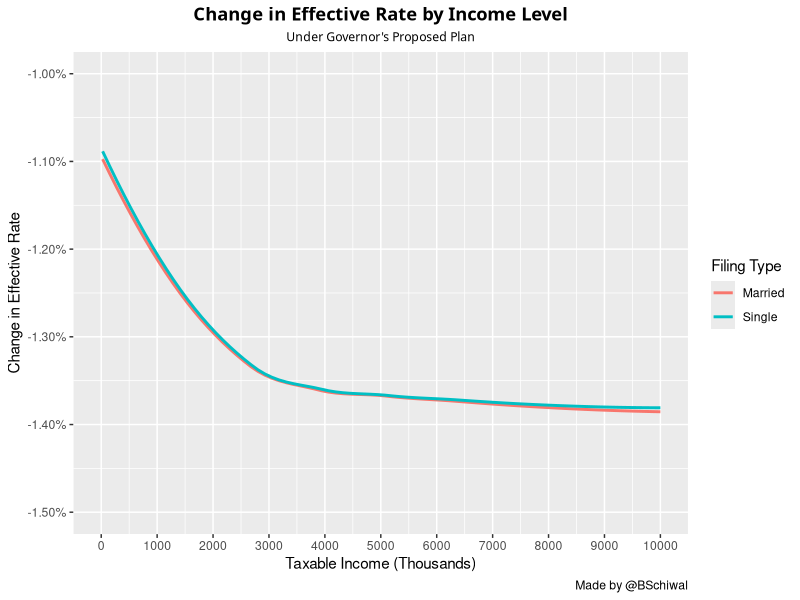
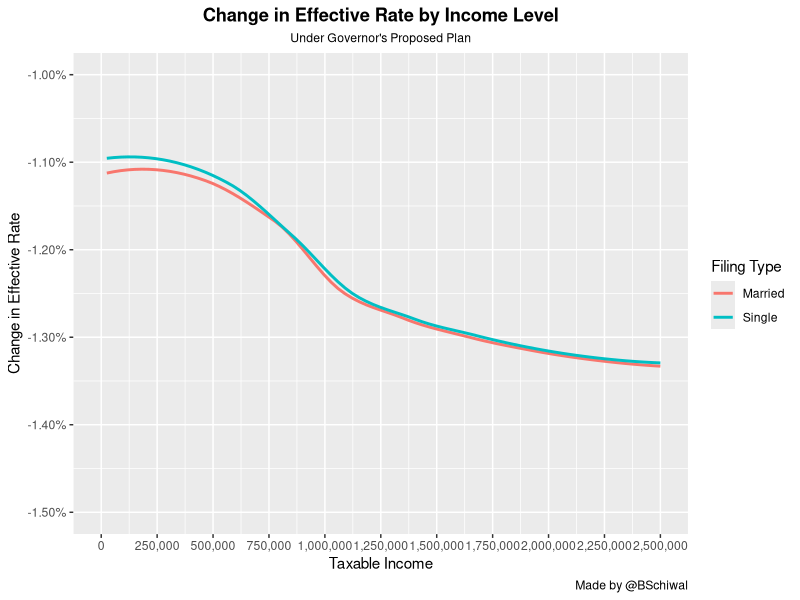

Write the R code that produced these figures, in order.
### This project serves to provide a basic analysis of the proposed ND tax rate changes 

require(tidyverse)
### Build Rate Table 


##New Rate Schedule###
sglnewmin<-c(0,54725)
sglnewmax<-c(54725,9999999999)
sglnewrate<-c(0,.015)
mfjnewmin<-c(0,95600)
mfjnewmax<-format(c(95600,9999999999), scientific = FALSE)
mfjnewrate<-c(0,.015)

###Current Rate Schedule####
sglcurmin<-c(0,40525,98100,204675,445000)
sglcurmax<-c(40525,98100,204675,445000,9999999999)
sglcurrate<-c(0.011,.0204,0.0227,0.0264,.0290)
mfjcurmin<-c(0,67700,163550,249150,445000)
mfjcurmax<-c(67700,163550,249150,445000,9999999999)
mfjcurrate<-c(0.011,.0204,0.0227,0.0264,.0290)

###Combine into Data Frames###
sglnew<-data_frame(xmin=sglnewmin,xmax=sglnewmax,xrate=sglnewrate)
mfjnew<-data_frame(xmin=mfjnewmin,xmax=mfjnewmax,xrate=mfjnewrate)
sglcur<-data_frame(xmin=sglcurmin,xmax=sglcurmax,xrate=sglcurrate)
mfjcur<-data_frame(xmin=mfjcurmin,xmax=mfjcurmax,xrate=mfjcurrate)
rm(sglnewmax,sglnewmin,sglnewrate,mfjnewmax,mfjnewmin,mfjnewrate,sglcurmax,sglcurmin,sglcurrate,mfjcurmax,mfjcurmin,mfjcurrate)



income<-seq(0,10000000,25000)
#income<-50000

tax<- function(inc, brackets, rates) {
  nbrackets<- length(brackets)
  if(inc<=brackets[1])
    return(0)
  
  i<-2
  cumtax<-0
  while(i <=nbrackets){
    if(inc>brackets[i-1]&& inc <brackets[i])
      return(cumtax + rates[i-1]*(inc-brackets[i-1]))
    else
      cumtax<-cumtax+rates[i-1]*(brackets[i]-brackets[i-1])
    i<- i+1
  }
  
  cumtax +rates[nbrackets]*(inc - brackets[nbrackets])
}


mfjtaxcur<-sapply(income,tax,brackets=mfjcur$xmin, rates=mfjcur$xrate)
sgltaxcur<-sapply(income,tax,brackets=sglcur$xmin, rates=sglcur$xrate)
mfjtaxnew<-sapply(income,tax,brackets=mfjnew$xmin, rates=sglnew$xrate)
sgltaxnew<-sapply(income,tax,brackets=sglnew$xmin, rates=sglnew$xrate)

tottax<-data.frame(income=income,
                   filing_type = "Single",
                   current=sgltaxcur,
                   proposed=sgltaxnew)%>%
  union(data.frame(income=income,
                   filing_type="Married",
                   current=mfjtaxcur,
                   proposed=mfjtaxnew))%>%
  mutate(change = proposed-current,
         current_eff = round(current/income,4) ,
         proposed_eff = round(proposed/income,4),
         change_eff = proposed_eff-current_eff
  )
         


rm(income,mfjtaxcur,mfjtaxnew,sgltaxcur,sgltaxnew,mfjcur,mfjnew,sglcur,sglnew)


ggplot(tottax,aes(x=(income/1000),y=change_eff,color=filing_type))+
  geom_smooth(se=FALSE)+
  scale_y_continuous(labels= scales::percent, name="Change in Effective Rate", limits=c(-.015,-.01))+
  scale_x_continuous(name="Taxable Income (Thousands)", limits= c(0,10000), breaks=seq(0,10000,1000))+
  labs(color="Filing Type",
       subtitle="Under Governor's Proposed Plan",
       title="Change in Effective Rate by Income Level",
       caption = "Made by @BSchiwal")+
  theme(plot.title=element_text(
          hjust=.5,
          family="Calibri", face="bold",
          size=rel(1.2)),
        plot.subtitle = element_text(
          hjust=.5,
          family="Calibri",
          size= rel(.8)
        ))


ggplot(tottax,aes(x=(income),y=change_eff,color=filing_type))+
  geom_smooth(se=FALSE)+
  scale_y_continuous(labels= scales::percent, name="Change in Effective Rate", limits=c(-.015,-.01))+
  scale_x_continuous(labels= scales::comma, name="Taxable Income", limits= c(0,2500000), breaks=seq(0,2500000,250000))+
  labs(color="Filing Type",
       subtitle="Under Governor's Proposed Plan",
       title="Change in Effective Rate by Income Level",
       caption = "Made by @BSchiwal")+
  theme(plot.title=element_text(
    hjust=.5,
    #family="Calibri", 
    face="bold",
    size=rel(1.2)),
    plot.subtitle = element_text(
      hjust=.5,
      #family="Calibri",
      size= rel(.8)
    ))
dev.print(file="ChangeInEffectiveTax.png",device=png, height=600,width=800)
dev.off()


